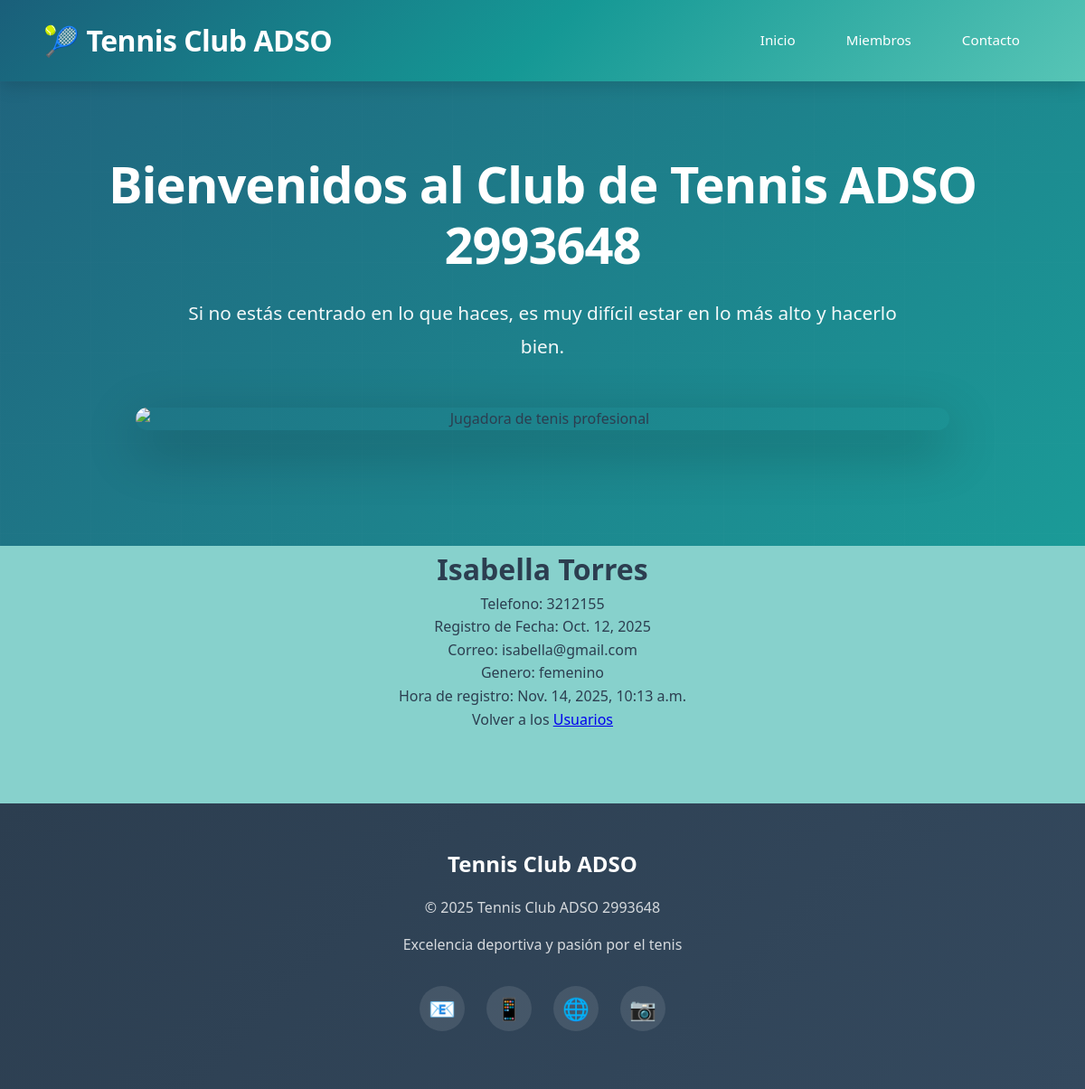
Page /members/details/4 on the committed database.
### members/models.py (models this page shows, shortened)
class Member(models.Model):
    firstname = models.CharField(max_length=255)
    lastname = models.CharField(max_length=255)
    phone = models.IntegerField(null=True)
    joined_date = models.DateField(null=True)
    email = models.EmailField(max_length=255, null=True)
    gender = models.CharField(max_length=100, null=True)
    registration_time = models.DateTimeField(auto_now_add=True, null=True)

### members/views.py (the view)
# urls.py: path("members/details/<int:id>", views.details, name="details"),
def details(request, id):
  mymember = Member.objects.get(id=id)
  template = loader.get_template('details.html')
  context = {
    'mymember': mymember,
  }
  return HttpResponse(template.render(context, request))

### members/templates/details.html (shortened to what this page needs)
{% extends "master.html" %}
{% block content %}
<center>
    <h1>{{ mymember.firstname }} {{ mymember.lastname }}</h1>
    <p>Telefono: {{ mymember.phone }}</p>
    <p>Registro de Fecha: {{ mymember.joined_date }}</p>
    <p>Correo: {{ mymember.email }}</p>
    <p>Genero: {{ mymember.gender }}</p>
    <p>Hora de registro: {{ mymember.registration_time }}</p>
    <p>Volver a los <a href="/members">Usuarios</a></p>
</center>
{% endblock %}

### members/static/mystyles.css (style rules this page uses)
* { margin: 0; padding: 0; box-sizing: border-box; }
body { font-family: 'Segoe UI', Tahoma, Geneva, Verdana, sans-serif; line-height: 1.6; color: #2c3e50; background-color: #f8f9fa; }

### mystaticfiles/myglobal.css (style rules this page uses)
body { background-color: rgb(135, 209, 204); }

### rows in the picture
Member: firstname "Isabella", lastname "Torres", phone "3212155", joined_date "Oct. 12, 2025", email "isabella@gmail.com", gender "femenino", registration_time "Nov. 14, 2025, 10:13 a.m."
